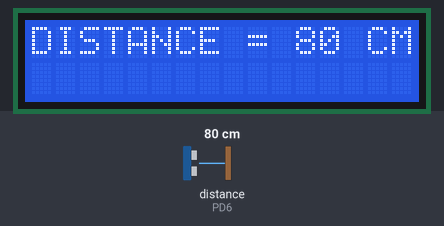
Bench run of a program on a simulated ATmega32, built with avr-gcc and emulated at 8 MHz. Shown: 16×2 character LCD. Wiring (inferred from the names in the program): ultrasonic range finder: trigger PB5; echo PD6; character LCD (HD44780): RS PB0; E PB2; data PA0, PA1, PA2, PA3, PA4, PA5, PA6, PA7. The test bench sets the inputs (shaded band); at power-on: distance to the obstacle (sensor on PD6) 80 cm. The echo pulse lasts 58.3 µs per cm.

Above: at 1.2 s.
1.3 s: distance to the obstacle (sensor on PD6) set to 2 cm
At 1.7 s:
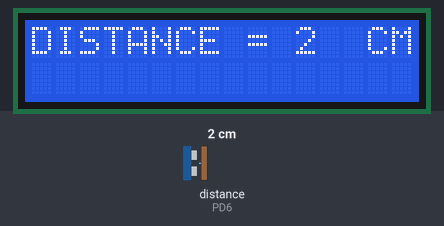
2.8 s: distance to the obstacle (sensor on PD6) set to 4 cm
At 3.7 s:
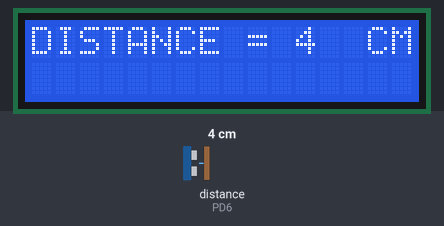
4.3 s: distance to the obstacle (sensor on PD6) set to 9 cm
At 4.6 s:
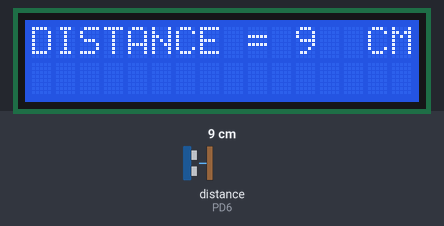
Timing chart, 0 to 7.3 s (numbered marks = the images above; inputs shaded):
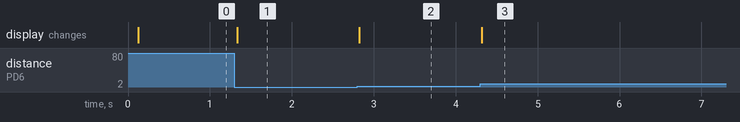

The program:

main.c
```c
/*
 * main.c
 *
 *  Created on: Oct 14, 2022
 *      Author: merna
 */

#include <avr/io.h>
#include "lcd.h"
#include "ultraSonic.h"

int main(void) {
	uint16 distance;
	SREG |= (1<<7);
	LCD_init();
	Ultrasonic_init();
	LCD_DisplayString("DISTANCE =    CM");
	while(1)
	{
		LCD_moveCursor(0, 11);
		distance = Ultrasonic_readDistance();
		if(distance < 100)
		{
			LCD_intgerToString(distance);
			LCD_DisplayChar(' ');
		}
		else
		{
			LCD_intgerToString(distance);
		}

	}
	return 0;

}
```

icu.c
```c
/*
 * icu.c
 *
 *  Created on: Oct 12, 2022
 *      Author: merna
 */

#include "icu.h"
#include "common_macros.h"
#include "avr/interrupt.h"
#include "avr/io.h"

static volatile void (*g_callBackPtr)(void) = NULL_PTR;

ISR(TIMER1_CAPT_vect)
{
	if(g_callBackPtr != NULL_PTR)
	{
		(*g_callBackPtr)();
	}
}

void Icu_init(const Icu_ConfigType * Config_Ptr)
{
	DDRD &= ~(1<<PD6);
	TCCR1A = (1<<FOC1A) | (1<<FOC1B);
	TCCR1B = (TCCR1B & 0XF8) | (Config_Ptr->clock);
	TCCR1B = (TCCR1B & 0XBF) | ((Config_Ptr->edge)<<6) ;
	TCNT1 = 0;
	ICR1 = 0;
	TIMSK |= (1<<TICIE1);

}
void Icu_setCallBack(void(*a_ptr)(void))
{
	g_callBackPtr = a_ptr;
}
void Icu_setEdgeDetectionType(const Icu_EdgeType a_edgeType)
{
	TCCR1B = (TCCR1B & 0XBF) | (a_edgeType<<6);
}
uint16 Icu_getInputCaptureValue(void)
{
	return ICR1;
}
void Icu_clearTimerValue(void)
{
	TCNT1 = 0;
}
void Icu_DeInit(void)
{
	TCCR1A = 0 ;
	TCCR1B = 0 ;
	TCCR1B = 0 ;
	TCNT1 = 0;
	ICR1 = 0;
	TIMSK &= ~(1<TICIE1);
}
```

icu.h
```c
/*
 * icu.h
 *
 *  Created on: Oct 12, 2022
 *      Author: merna
 */

#ifndef ICU_H_
#define ICU_H_
#include "std_types.h"

/*declare*/
typedef enum
{
	NO_CLOCK,F_CPU_CLOCK,F_CPU_8,F_CPU_64,F_CPU_256,F_CPU_1024
}Icu_Clock;

typedef enum
{
	FALLING,RISING
}Icu_EdgeType;

typedef struct
{
	Icu_Clock clock;
	Icu_EdgeType edge;
}Icu_ConfigType;

/*prototypes*/
void Icu_init(const Icu_ConfigType * Config_Ptr);
void Icu_setCallBack(void(*a_ptr)(void));
void Icu_setEdgeDetectionType(const Icu_EdgeType edgeType);
uint16 Icu_getInputCaptureValue(void);
void Icu_clearTimerValue(void);
void Icu_DeInit(void);
#endif /* ICU_H_ */
```

ultraSonic.c
```c
/*
 * ultraSonic.c
 *
 *  Created on: Oct 14, 2022
 *      Author: merna
 */

#include "ultraSonic.h"
#include "gpio.h"
#include "icu.h"
#include <avr/delay.h>

uint16 time;
uint16 distance;

void Ultrasonic_init(void)
{
	Icu_ConfigType config = {F_CPU_8,RISING};
	GPIO_setupPinDirection(TRIGGER_PORT, TRIGGER_PIN, PIN_OUTPUT);
	GPIO_writePin(TRIGGER_PORT, TRIGGER_PIN, LOGIC_LOW);
	GPIO_setupPinDirection(ECHO_PORT, ECHO_PIN, PIN_INPUT);
	Icu_init(&config);
	Icu_setCallBack(&Ultrasonic_edgeProcessing);
}
void Ultrasonic_Trigger(void)
{
	GPIO_writePin(TRIGGER_PORT, TRIGGER_PIN, LOGIC_HIGH);
	_delay_us(10);
	GPIO_writePin(TRIGGER_PORT, TRIGGER_PIN, LOGIC_LOW);
}

uint16 Ultrasonic_readDistance(void)
{
	Ultrasonic_Trigger();
	Icu_setEdgeDetectionType(RISING);
	/*(34400*timer)/2
	   17200*timer
	   17200*(ticks)*10^-6
	   distance=time*0.0172
	 */
	distance=time*0.0172;
	return (distance+1);

}
void Ultrasonic_edgeProcessing(void)
{
	time = Icu_getInputCaptureValue();
	Icu_clearTimerValue();
	Icu_setEdgeDetectionType(FALLING);
}
```

ultraSonic.h
```c
/*
 * ultraSonic.h
 *
 *  Created on: Oct 14, 2022
 *      Author: merna
 */

#ifndef ULTRASONIC_H_
#define ULTRASONIC_H_
#include "std_types.h"
/*defintion*/

#define TRIGGER_PORT 	PORTB_ID
#define TRIGGER_PIN 	PIN5_ID

#define ECHO_PORT		PORTD_ID
#define ECHO_PIN		PIN6_ID

/*prototype*/
 void Ultrasonic_init(void);
 void Ultrasonic_Trigger(void);
 uint16 Ultrasonic_readDistance(void);
 void Ultrasonic_edgeProcessing(void);

#endif /* ULTRASONIC_H_ */
```

lcd.c
```c
/*
 * lcd.c
 *
 *  Created on: Oct 3, 2022
 *      Author: merna
 */
#include <util/delay.h>
#include "common_macros.h"
#include "gpio.h"
#include "lcd.h"

/* FUNCTION DEFINATION*/

/*Initialize the LCD*/
void LCD_init(void)
{
	GPIO_setupPinDirection(LCD_RS_PORT_ID, LCD_RS_PIN_ID,PIN_OUTPUT );
	GPIO_setupPinDirection(LCD_E_PORT_ID, LCD_E_PIN_ID,PIN_OUTPUT );
	_delay_ms(20);/*DELAY ALWAYS > 15MS*/
#if(LCD_DATA_BITS_MODE == 8)
	GPIO_setupPortDirection(LCD_DATA_PORT_ID, PORT_OUTPUT);
	LCD_SendCommand(LCD_TWO_LINES_EIGHT_BITS_MODE);
#elif(LCD_DATA_BITS_MODE == 4)
	GPIO_setupPinDirection(LCD_DATA_PORT_ID, LCD_DB4_PIN_ID , PIN_OUTPUT);
	GPIO_setupPinDirection(LCD_DATA_PORT_ID, LCD_DB5_PIN_ID , PIN_OUTPUT);
	GPIO_setupPinDirection(LCD_DATA_PORT_ID, LCD_DB6_PIN_ID , PIN_OUTPUT);
	GPIO_setupPinDirection(LCD_DATA_PORT_ID, LCD_DB7_PIN_ID , PIN_OUTPUT);
	LCD_SendCommand(LCD_TWO_LINES_FOUR_BITS_MODE_INIT1);
	LCD_SendCommand(LCD_TWO_LINES_FOUR_BITS_MODE_INIT2);
	LCD_SendCommand(LCD_TWO_LINES_FOUR_BITS_MODE);
#endif
	LCD_SendCommand(LCD_CURSOR_OFF); /* cursor off */
	LCD_SendCommand(LCD_CLEAR_COMMAND);
}

/*SEND COMMAND*/

void LCD_SendCommand(uint8 command)
{
	GPIO_writePin(LCD_RS_PORT_ID, LCD_RS_PIN_ID, LOGIC_LOW);/*RS=0*/
	_delay_ms(1);
	GPIO_writePin(LCD_E_PORT_ID, LCD_E_PIN_ID, LOGIC_HIGH);/*E=1*/
	_delay_ms(1);
#if(LCD_DATA_BITS_MODE == 8)
	GPIO_writePort(LCD_DATA_PORT_ID, command);/*WRITE COMMAND*/
	_delay_ms(1);
	GPIO_writePin(LCD_E_PORT_ID, LCD_E_PIN_ID,LOGIC_LOW);/*E=0*/
	_delay_ms(1);
#elif(LCD_DATA_BITS_MODE == 4)
	GPIO_writePin(LCD_DATA_PORT_ID, LCD_DB4_PIN_ID , GET_BIT(command,4));
	GPIO_writePin(LCD_DATA_PORT_ID, LCD_DB5_PIN_ID , GET_BIT(command,5));
	GPIO_writePin(LCD_DATA_PORT_ID, LCD_DB6_PIN_ID , GET_BIT(command,6));
	GPIO_writePin(LCD_DATA_PORT_ID, LCD_DB7_PIN_ID , GET_BIT(command,7));
	_delay_ms(1);
	GPIO_writePin(LCD_E_PORT_ID, LCD_E_PIN_ID,LOGIC_LOW);/*E=0*/
	_delay_ms(1);
	GPIO_writePin(LCD_E_PORT_ID, LCD_E_PIN_ID,LOGIC_HIGH);/*E=1*/
	_delay_ms(1);

	GPIO_writePin(LCD_DATA_PORT_ID, LCD_DB4_PIN_ID , GET_BIT(command,0));
	GPIO_writePin(LCD_DATA_PORT_ID, LCD_DB5_PIN_ID , GET_BIT(command,1));
	GPIO_writePin(LCD_DATA_PORT_ID, LCD_DB6_PIN_ID , GET_BIT(command,2));
	GPIO_writePin(LCD_DATA_PORT_ID, LCD_DB7_PIN_ID , GET_BIT(command,3));
	_delay_ms(1);

	GPIO_writePin(LCD_E_PORT_ID,LCD_E_PIN_ID,LOGIC_LOW); /*E=0*/
	_delay_ms(1);

#endif

}

/*DISPLAY*/

void LCD_DisplayChar(uint8 data)
{
	GPIO_writePin(LCD_RS_PORT_ID, LCD_RS_PIN_ID, LOGIC_HIGH);/*RS=1*/
	_delay_ms(1);
	GPIO_writePin(LCD_E_PORT_ID, LCD_E_PIN_ID, LOGIC_HIGH);/*E=1*/
	_delay_ms(1);
#if(LCD_DATA_BITS_MODE == 8)
	GPIO_writePort(LCD_DATA_PORT_ID, data);/*OUT COMMAND*/
	_delay_ms(1);
	GPIO_writePin(LCD_E_PORT_ID, LCD_E_PIN_ID,LOGIC_LOW);/*E=0*/
	_delay_ms(1);
#elif(LCD_DATA_BITS_MODE == 4)
	GPIO_writePin(LCD_DATA_PORT_ID, LCD_DB4_PIN_ID , GET_BIT(data,4));
	GPIO_writePin(LCD_DATA_PORT_ID, LCD_DB5_PIN_ID , GET_BIT(data,5));
	GPIO_writePin(LCD_DATA_PORT_ID, LCD_DB6_PIN_ID , GET_BIT(data,6));
	GPIO_writePin(LCD_DATA_PORT_ID, LCD_DB7_PIN_ID , GET_BIT(data,7));
	_delay_ms(1);
	GPIO_writePin(LCD_E_PORT_ID, LCD_E_PIN_ID,LOGIC_LOW);/*E=0*/
	_delay_ms(1);
	GPIO_writePin(LCD_E_PORT_ID, LCD_E_PIN_ID,LOGIC_HIGH);/*E=1*/
	_delay_ms(1);

	GPIO_writePin(LCD_DATA_PORT_ID, LCD_DB4_PIN_ID , GET_BIT(data,0));
	GPIO_writePin(LCD_DATA_PORT_ID, LCD_DB5_PIN_ID , GET_BIT(data,1));
	GPIO_writePin(LCD_DATA_PORT_ID, LCD_DB6_PIN_ID , GET_BIT(data,2));
	GPIO_writePin(LCD_DATA_PORT_ID, LCD_DB7_PIN_ID , GET_BIT(data,3));
	_delay_ms(1);

	GPIO_writePin(LCD_E_PORT_ID,LCD_E_PIN_ID,LOGIC_LOW); /*E=0*/
	_delay_ms(1);

#endif
}

/*DISPLAY*/

void LCD_DisplayString(const char *Str)
{
	uint8 i = 0;
	while(Str[i] != '\0')
	{
		LCD_DisplayChar(Str[i]);
		i++;
	}
}

/*WRITE IN IN SPECIFIC ROW*/

void LCD_moveCursor(uint8 row,uint8 col)
{
	uint8 lcd_memory_address;
	switch(row)
	{
	case 0:
		lcd_memory_address = col;
		break;
	case 1:
		lcd_memory_address = col+0x40;
		break;
	case 2:
		lcd_memory_address = col+0x10;
		break;
	case 3:
		lcd_memory_address = col+0x50;
		break;

	}
	LCD_SendCommand(lcd_memory_address | LCD_SET_CURSOR_LOCATION);
}

/*DISPLAY IN SPECIFIC ROW*/

void LCD_displayStringRowColumn(uint8 row,uint8 col,const char *Str)
{
	LCD_moveCursor(row,col);
	LCD_DisplayString(Str);
}

/*NUMBERS*/

void LCD_intgerToString(int data)
{
	char str[16];
	itoa(data,str,10); /* 10 for decimal */
	LCD_DisplayString(str);
}

/*CLEAR*/

void LCD_clearScreen(void)
{
	LCD_SendCommand(LCD_CLEAR_COMMAND); /* CLEAR COMMAND */
}
```

lcd.h
```c
/*
 * lcd.h
 *
 *  Created on: Oct 3, 2022
 *      Author: merna
 */

#ifndef LCD_H_
#define LCD_H_

#include "std_types.h"
/*  DEFINATION */
#define LCD_DATA_BITS_MODE 8

#if(LCD_DATA_BITS_MODE != 4) && (LCD_DATA_BITS_MODE != 8)
#error"ERROR"
#endif

/* lcd ports and pins */

#define LCD_RS_PORT_ID                 PORTB_ID
#define LCD_RS_PIN_ID                  PIN0_ID

#define LCD_E_PORT_ID                  PORTB_ID
#define LCD_E_PIN_ID                   PIN2_ID

#define LCD_RW_PORT_ID                  PORTB_ID
#define LCD_RW_PIN_ID                   PIN1_ID

#define LCD_DATA_PORT_ID               PORTA_ID

#if(LCD_DATA_BITS_MODE == 4)
#define LCD_DB4_PIN_ID                 PIN4_ID
#define LCD_DB5_PIN_ID                 PIN5_ID
#define LCD_DB6_PIN_ID                 PIN6_ID
#define LCD_DB7_PIN_ID                 PIN7_ID

#endif

/* LCD Commands */

#define LCD_CLEAR_COMMAND                    0x01
#define LCD_GO_TO_HOME                       0x02
#define LCD_TWO_LINES_EIGHT_BITS_MODE        0x38
#define LCD_TWO_LINES_FOUR_BITS_MODE         0x28
#define LCD_TWO_LINES_FOUR_BITS_MODE_INIT1   0x33
#define LCD_TWO_LINES_FOUR_BITS_MODE_INIT2   0x32
#define LCD_CURSOR_OFF                       0x0C
#define LCD_CURSOR_ON                        0x0E
#define LCD_SET_CURSOR_LOCATION              0x80

/* function prototype */
void LCD_init(void);
void LCD_SendCommand(uint8 command);
void LCD_DisplayChar(uint8 data);
void LCD_DisplayString(const char *Str);
void LCD_moveCursor(uint8 row,uint8 col);
void LCD_displayStringRowColumn(uint8 row,uint8 col,const char *Str);
void LCD_intgerToString(int data);
void LCD_clearScreen(void);

#endif /* LCD_H_ */
```

common_macros.h
```c
 /******************************************************************************
 *
 * Module: Common - Macros
 *
 * File Name: Common_Macros.h
 *
 * Description: Commonly used Macros
 *
 * Author: Mohamed Tarek
 *
 *******************************************************************************/

#ifndef COMMON_MACROS
#define COMMON_MACROS

/* Set a certain bit in any register */
#define SET_BIT(REG,BIT) (REG|=(1<<BIT))

/* Clear a certain bit in any register */
#define CLEAR_BIT(REG,BIT) (REG&=(~(1<<BIT)))

/* Toggle a certain bit in any register */
#define TOGGLE_BIT(REG,BIT) (REG^=(1<<BIT))

/* Rotate right the register value with specific number of rotates */
#define ROR(REG,num) ( REG= (REG>>num) | (REG<<(8-num)) )

/* Rotate left the register value with specific number of rotates */
#define ROL(REG,num) ( REG= (REG<<num) | (REG>>(8-num)) )

/* Check if a specific bit is set in any register and return true if yes */
#define BIT_IS_SET(REG,BIT) ( REG & (1<<BIT) )

/* Check if a specific bit is cleared in any register and return true if yes */
#define BIT_IS_CLEAR(REG,BIT) ( !(REG & (1<<BIT)) )

#define GET_BIT(REG,BIT) ( ( REG & (1<<BIT) ) >> BIT )

#endif
```

gpio.c
```c
/*
 * gpio.c
 *
 *  Created on: Oct 7, 2022
 *      Author: merna
 */
#include "gpio.h"
#include "common_macros.h" /* To use the macros like SET_BIT */
#include "avr/io.h" /* To use the IO Ports Registers */

/*
 * Description :
 * Setup the direction of the required pin input/output.
 * If the input port number or pin number are not correct, The function will not handle the request.
 */
void GPIO_setupPinDirection(uint8 port_num, uint8 pin_num, GPIO_PinDirectionType direction)
{
	if((port_num >= NUM_OF_PORTS)||(pin_num >= NUM_OF_PINS_PER_PORT))
	{
		/* nothing */
	}
	else
	{
		switch(port_num)
		{
		case PORTA_ID:
			if(direction == PIN_OUTPUT)
			{
				SET_BIT(DDRA,pin_num);
			}
			else
			{
				CLEAR_BIT(DDRA,pin_num);
			}
			break;
		case PORTB_ID:
			if(direction == PIN_OUTPUT)
			{
				SET_BIT(DDRB,pin_num);
			}
			else
			{
				CLEAR_BIT(DDRB,pin_num);
			}
			break;
		case PORTC_ID:
			if(direction == PIN_OUTPUT)
			{
				SET_BIT(DDRC,pin_num);
			}
			else
			{
				CLEAR_BIT(DDRC,pin_num);
			}
			break;
		case PORTD_ID:
			if(direction == PIN_OUTPUT)
			{
				SET_BIT(DDRD,pin_num);
			}
			else
			{
				CLEAR_BIT(DDRD,pin_num);
			}
			break;
		}
	}
}

/*
 * Description :
 * Write the value Logic High or Logic Low on the required pin.
 * If the input port number or pin number are not correct, The function will not handle the request.
 * If the pin is input, this function will enable/disable the internal pull-up resistor.
 */
void GPIO_writePin(uint8 port_num, uint8 pin_num, uint8 value)
{
	if((port_num >= NUM_OF_PORTS) || (pin_num >= NUM_OF_PINS_PER_PORT))
	{
		/* nothing */
	}
	else
	{
		switch(port_num)
		{
		case PORTA_ID:
			if(value == LOGIC_HIGH)
			{
				SET_BIT(PORTA,pin_num);
			}
			else
			{
				CLEAR_BIT(PORTA,pin_num);
			}
			break;
		case PORTB_ID:
			if(value == LOGIC_HIGH)
			{
				SET_BIT(PORTB,pin_num);
			}
			else
			{
				CLEAR_BIT(PORTB,pin_num);
			}
			break;
		case PORTC_ID:
			if(value == LOGIC_HIGH)
			{
				SET_BIT(PORTC,pin_num);
			}
			else
			{
				CLEAR_BIT(PORTC,pin_num);
			}
			break;
		case PORTD_ID:
			if(value == LOGIC_HIGH)
			{
				SET_BIT(PORTD,pin_num);
			}
			else
			{
				CLEAR_BIT(PORTD,pin_num);
			}
			break;
		}
	}
}

/*
 * Description :
 * Read and return the value for the required pin, it should be Logic High or Logic Low.
 * If the input port number or pin number are not correct, The function will return Logic Low.
 */
uint8 GPIO_readPin(uint8 port_num, uint8 pin_num)
{
	uint8 pin_value = LOGIC_LOW;
	if((port_num >= NUM_OF_PORTS)||(pin_num >= NUM_OF_PINS_PER_PORT))
	{
		/* nothing */
	}
	else
	{
		switch(port_num)
		{
		case PORTA_ID:
			if(BIT_IS_SET(PINA,pin_num))
			{
				pin_value = LOGIC_HIGH;
			}
			else
			{
				pin_value = LOGIC_LOW;
			}
			break;
		case PORTB_ID:
			if(BIT_IS_SET(PINB,pin_num))
			{
				pin_value = LOGIC_HIGH;
			}
			else
			{
				pin_value = LOGIC_LOW;
			}
			break;
		case PORTC_ID:
			if(BIT_IS_SET(PINC,pin_num))
			{
				pin_value = LOGIC_HIGH;
			}
			else
			{
				pin_value = LOGIC_LOW;
			}
			break;
		case PORTD_ID:
			if(BIT_IS_SET(PIND,pin_num))
			{
				pin_value = LOGIC_HIGH;
			}
			else
			{
				pin_value = LOGIC_LOW;
			}
			break;
		}
	}
	return pin_value;
}

/*
 * Description :
 * Setup the direction of the required port all pins input/output.
 * If the direction value is PORT_INPUT all pins in this port should be input pins.
 * If the direction value is PORT_OUTPUT all pins in this port should be output pins.
 * If the input port number is not correct, The function will not handle the request.
 */
void GPIO_setupPortDirection(uint8 port_num, uint8 direction)
{
	if(port_num >= NUM_OF_PORTS)
	{
		/* nothing */
	}
	else
	{
		switch(port_num)
		{
		case PORTA_ID:
			DDRA = direction;
			break;
		case PORTB_ID:
			DDRB = direction;
			break;
		case PORTC_ID:
			DDRC = direction;
			break;
		case PORTD_ID:
			DDRD = direction;
			break;
		}
	}
}
/*
 * Description :
 * Write the value on the required port.
 * If any pin in the port is output pin the value will be written.
 * If any pin in the port is input pin this will activate/deactivate the internal pull-up resistor.
 * If the input port number is not correct, The function will not handle the request.
 */
void GPIO_writePort(uint8 port_num, uint8 value)
{
	if(port_num >= NUM_OF_PORTS)
	{
		/* nothing */
	}
	else
	{
		switch(port_num)
		{
		case PORTA_ID:
			PORTA = value;
			break;
		case PORTB_ID:
			PORTB = value;
			break;
		case PORTC_ID:
			PORTC = value;
			break;
		case PORTD_ID:
			PORTD = value;
			break;
		}
	}
}

/*
 * Description :
 * Read and return the value of the required port.
 * If the input port number is not correct, The function will return ZERO value.
 */
uint8 GPIO_readPort(uint8 port_num)
{
	uint8 port_value = LOGIC_LOW;
	if(port_num >= NUM_OF_PORTS)
	{
		/* nothing */
	}
	else
	{
		switch(port_num)
		{
		case PORTA_ID:
			PINA = port_value;
			break;
		case PORTB_ID:
			PINB = port_value;
			break;
		case PORTC_ID:
			PINC = port_value;
			break;
		case PORTD_ID:
			PIND = port_value;
			break;
		}
	}
	return port_value;
}
```

std_types.h
```c
 /******************************************************************************
 *
 * Module: Common - Platform Types Abstraction
 *
 * File Name: std_types.h
 *
 * Description: types for AVR
 *
 * Author: Mohamed Tarek
 *
 *******************************************************************************/

#ifndef STD_TYPES_H_
#define STD_TYPES_H_

/* Boolean Data Type */
typedef unsigned char boolean;

/* Boolean Values */
#ifndef FALSE
#define FALSE       (0u)
#endif
#ifndef TRUE
#define TRUE        (1u)
#endif

#define LOGIC_HIGH        (1u)
#define LOGIC_LOW         (0u)

#define NULL_PTR    ((void*)0)

typedef unsigned char         uint8;          /*           0 .. 255              */
typedef signed char           sint8;          /*        -128 .. +127             */
typedef unsigned short        uint16;         /*           0 .. 65535            */
typedef signed short          sint16;         /*      -32768 .. +32767           */
typedef unsigned long         uint32;         /*           0 .. 4294967295       */
typedef signed long           sint32;         /* -2147483648 .. +2147483647      */
typedef unsigned long long    uint64;         /*       0 .. 18446744073709551615  */
typedef signed long long      sint64;         /* -9223372036854775808 .. 9223372036854775807 */
typedef float                 float32;
typedef double                float64;

#endif /* STD_TYPE_H_ */
```

Source omitted: gpio.h (3331 bytes)

Measured:
- after the input at 1.3 s, the display: changes at once (image 1)
- after the input at 2.8 s, the display: changes at once (image 2)
- after the input at 4.3 s, the display: changes at once (image 3)
